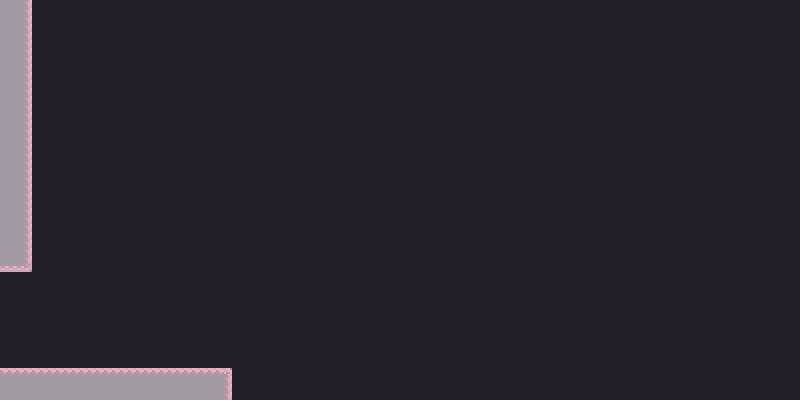

This is a level from a 2D game, rendered from its Tiled map with the project's own tilesets. A one-line summary and the map file follow, with tile-layer data summarised:
An orthogonal 100x50 tile map with 8x8 px tiles, 3 tile layers (BG_Main, ground, collision), 2 tilesets and 1 object.

<map version="1.4" tiledversion="1.4.2" orientation="orthogonal" renderorder="right-down" width="100" height="50" tilewidth="8" tileheight="8" infinite="0" nextlayerid="5" nextobjectid="2">
 <tileset firstgid="1" source="../Tilesets/Forest/forestTSet.tsx" />
 <tileset firstgid="1025" source="../Tilesets/coll8x8.tsx" />
 <layer id="3" name="BG_Main" width="100" height="50">
  <data>[5000 cells, 5000 non-empty, 1 distinct tile ids]</data>
 </layer>
 <layer id="2" name="ground" width="100" height="50">
  <data>[5000 cells, 252 non-empty, 6 distinct tile ids]</data>
 </layer>
 <layer id="1" name="collision" width="100" height="50" opacity="0.5">
  <data>[5000 cells, 252 non-empty, 1 distinct tile ids]</data>
 </layer>
 <objectgroup id="4" name="Objects">
  <object id="1" template="../Templates/Entrance.tx" x="0" y="272" width="24" height="96">
   <properties>
    <property name="dir" value="LEFT" />
   </properties>
  </object>
 </objectgroup>
</map>
